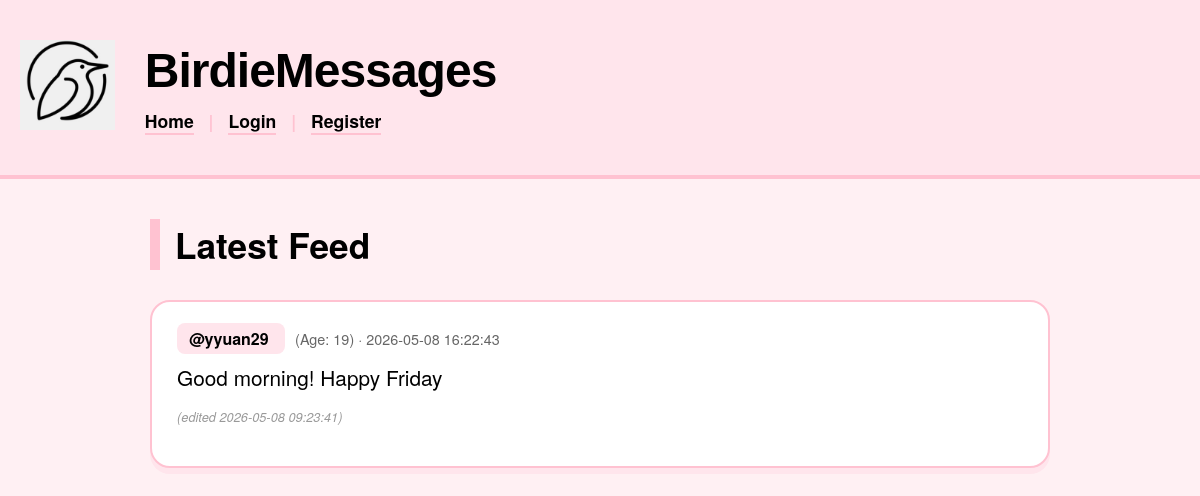
Before: / with the older database file.
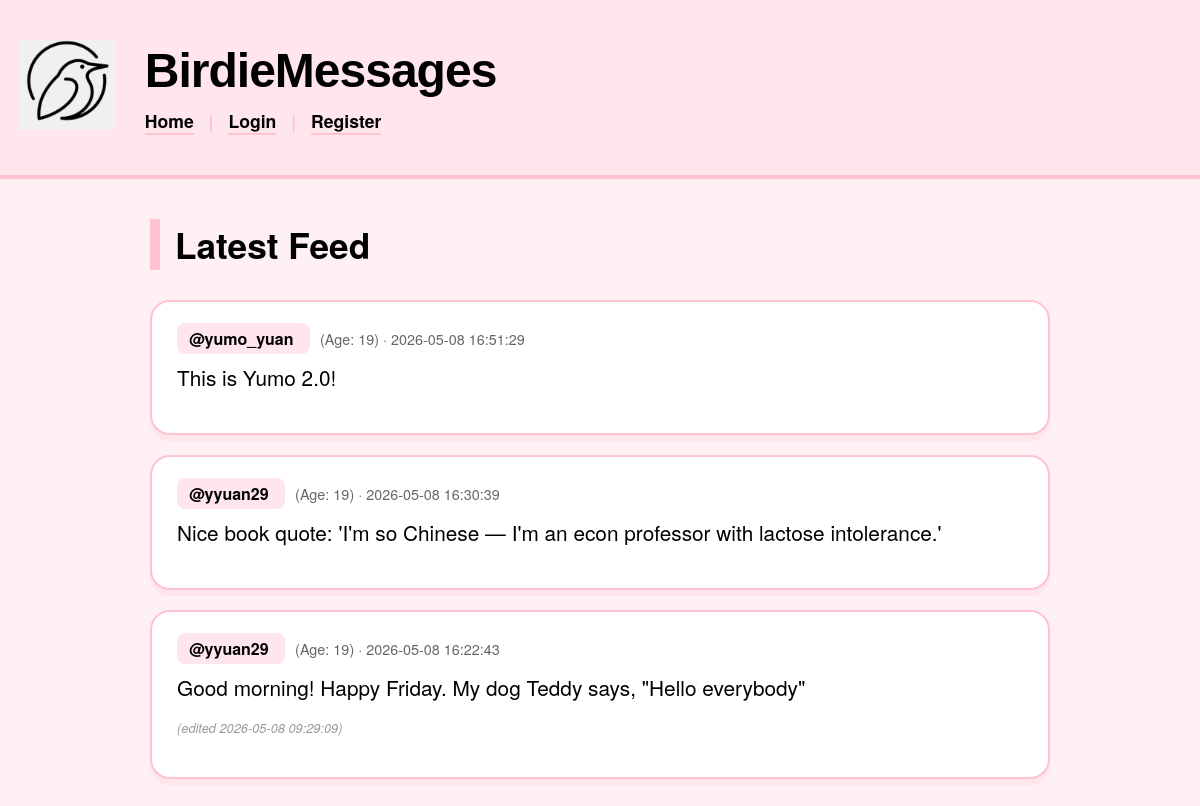
After: the same page with the newer database file.
### tables this page shows
CREATE TABLE messages (
            id INTEGER PRIMARY KEY AUTOINCREMENT,
            user_id INTEGER NOT NULL,
            content TEXT NOT NULL,
            timestamp DATETIME DEFAULT CURRENT_TIMESTAMP,
            edited_at TEXT
        );

CREATE TABLE users (
                id INTEGER PRIMARY KEY AUTOINCREMENT,
                username TEXT UNIQUE NOT NULL,
                password TEXT NOT NULL,
                age INTEGER NOT NULL
            );

### app.py (the view)
@app.get("/", response_class=HTMLResponse)
async def index(request: Request):
    db = get_db()
    messages_list = [] # Initialize so IDE is happy
    query = '''
        SELECT
            messages.id,
            messages.content,
            messages.timestamp,
            messages.user_id,
            messages.edited_at,
            users.username,
            users.age
        FROM messages
        JOIN users ON messages.user_id = users.id
        ORDER BY messages.timestamp DESC
    '''
    try:
        rows = db.execute(query).fetchall()
        messages_list = [dict(row) for row in rows]
    except sqlite3.OperationalError as e:
        print(f"Table Error: {e}")
        messages_list = []
    finally:
        db.close()
    return templates.TemplateResponse(
        request=request,
        name="index.html",
        context={
            "request": request,
            "messages": messages_list,
            "user": request.cookies.get("username")
        }
    )

### templates/index.html (shortened to what this page needs)
{% extends "base.html" %}
{% block content %}
<div style="display: block; width: 100%; clear: both; font-family: 'Helvetica Neue', Arial, sans-serif; background-color: #fff0f3; min-height: 100vh;">
    <header style="display: flex; align-items: center; padding: 40px 20px; background-color: #ffe5ec; border-bottom: 4px solid #ffc2d1;">
        <div class="logo-box">
            <img src="/static/logo.png" alt="Birdie Logo" style="height: 90px; width: auto; margin-right: 30px;">
        </div>
        <div class="header-text">
            <h1 style="margin: 0; font-size: 3rem; color: #000000; font-family: 'Arial Black', sans-serif; letter-spacing: -1px;">BirdieMessages</h1>
            <nav style="font-size: 1.1rem; margin-top: 10px; font-weight: bold;">
                <a href="/" style="color: #000000; text-decoration: none; border-bottom: 2px solid #ffc2d1;">Home</a>
                <span style="color: #ffc2d1; margin: 0 10px;">|</span>
                {% if user %}
                    <a href="/create_message" style="color: #000000; text-decoration: none; border-bottom: 2px solid #ffc2d1;">Post</a>
                    <span style="color: #ffc2d1; margin: 0 10px;">|</span>
                    <a href="/logout" style="color: #000000; text-decoration: none; border-bottom: 2px solid #ffc2d1;">Logout</a>
                {% else %}
                    <a href="/login" style="color: #000000; text-decoration: none; border-bottom: 2px solid #ffc2d1;">Login</a>
                    <span style="color: #ffc2d1; margin: 0 10px;">|</span>
                    <a href="/register" style="color: #000000; text-decoration: none; border-bottom: 2px solid #ffc2d1;">Register</a>
                {% endif %}
            </nav>
        </div>
    </header>
    <main style="padding: 40px 20px; max-width: 900px; margin: 0 auto;">
        <div style="display: flex; justify-content: space-between; align-items: center; margin-bottom: 30px;">
            <h2 style="font-size: 2.2rem; color: #000000; margin: 0; border-left: 10px solid #ffc2d1; padding-left: 15px;">Latest Feed</h2>
        </div>
        <div class="feed">
            {% for m in messages %}
                <div class="message-card" style="background-color: #ffffff; padding: 25px; border-radius: 20px; border: 2px solid #ffc2d1; margin-bottom: 20px; box-shadow: 0 6px 0 #ffe5ec;">
                    <div style="margin-bottom: 12px;">
                        <span style="background-color: #ffe5ec; color: #000000; font-weight: bold; padding: 4px 12px; border-radius: 8px; font-size: 1rem;">
                            @{{ m.username }}
                        </span>
                        <span style="color: #666; font-size: 0.9rem; margin-left: 10px;">
                            (Age: {{ m.age }}) · {{ m.timestamp }}
                        </span>
                    </div>
                    <div style="font-size: 1.3rem; line-height: 1.5; color: #000000; margin-bottom: 15px; word-wrap: break-word;">
                        {{ linkify(m.content) | safe }}
                    </div>
                    {% if m.edited_at %}
                        <div style="font-size: 0.8rem; color: #999; font-style: italic; margin-bottom: 15px;">
                            (edited {{ m.edited_at }})
                        </div>
                    {% endif %}
                </div>
            {% endfor %}
        </div>
    </main>
</div>
{% endblock %}

### templates/base.html (shortened to what this page needs)
<!DOCTYPE html>
<html>
<head>
    <link rel="stylesheet" href="/static/style.css">
</head>
<body style="background-color: #fff0f3; margin: 0; padding: 0;">
    {% block content %}{% endblock %}
</body>
</html>

### static/css/style.css (style rules this page uses)
body { font-family: 'Helvetica Neue', Arial, sans-serif; background-color: #f5f8fa; margin: 0; padding: 0; color: #14171a; }
header { background: white; padding: 15px 20px; border-bottom: 1px solid #e1e8ed; position: sticky; top: 0; z-index: 100; }
h1 { font-size: 1.5rem; margin: 0; color: #1da1f2; }
nav { margin-top: 10px; font-size: 0.9rem; }
nav a { color: #657786; text-decoration: none; font-weight: bold; }

Changed rows visible on the page:
added messages: username "yumo_yuan", age "19", timestamp "2026-05-08 16:51:29", content "This is Yumo 2.0!"
added messages: username "yyuan29", age "19", timestamp "2026-05-08 16:30:39", content "Nice book quote: 'I'm so Chinese — I'm an econ professor with lactose intolerance.'"
changed messages: content "Good morning! Happy Friday" → "Good morning! Happy Friday. My dog Teddy says, \"Hello everybody\""; edited_at "2026-05-08 09:23:41" → "2026-05-08 09:29:09"
